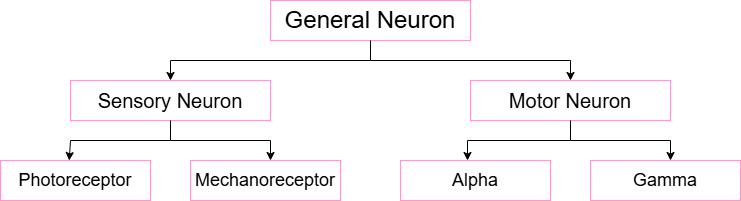
#> input picture Diagramm.png, 741 x 201 px, found by its file name
$ jupyter execute --allow-errors Project_1_notebook.ipynb
#> lines starting #> are read from the running program, lines starting #| are printed output that depends on the picture
Part 1

A. Diaramm:

[cell 1]
import matplotlib.image as mpimg
import matplotlib.pyplot as plt

img = mpimg.imread("C:\\Users\\Home\\Desktop\\Studies\\Phyton\\projects 2024-2025\\Diagramm.png")
#> img is the input picture: shape (201, 741, 4) float32; mean R, G, B, A 0.309, 0.301, 0.305, 0.34
plt.imshow(img)
plt.axis("off")
plt.show()

B.

[cell 2]
# Base class for all neurons
class GeneralNeuron:
    def __init__(self, firing_rate):  # Base class attribute: firing_rate is a numerical value representing how frequently the neuron "fires"
        self.firing_rate = firing_rate

    def activate(self, stimulus_strength):  # Base class method: Calculates firing rate based on the strength of the stimulus
        pass


# Intermediate class for sensory neurons
class SensoryNeuron(GeneralNeuron):
    def __init__(self, firing_rate, receptor_type):  # Inherits firing_rate from the base class
        super().__init__(firing_rate)  # Unique attribute for sensory neurons: receptor_type indicates the stimulus type (e.g., "light" or "pressure")
        self.receptor_type = receptor_type

    def sense_stimulus(self, stimulus_strength):  # Intermediate class method: Processes the stimulus and activates the neuron
        pass


# Intermediate class for motor neurons
class MotorNeuron(GeneralNeuron):
    def __init__(self, firing_rate, target_muscle):  # Inherits firing_rate from the base class
        super().__init__(firing_rate)  # Unique attribute for motor neurons: target_muscle specifies the controlled muscle
        self.target_muscle = target_muscle

    def control_muscle(self, activation_level):  # Intermediate class method: Triggers a response in the target muscle
        pass


# Leaf class for photoreceptors (a type of sensory neuron)
class Photoreceptor(SensoryNeuron):
    def __init__(self, firing_rate):
        super().__init__(firing_rate, receptor_type="light")  # Fixed receptor_type as "light"

    def light_detection(self, light_intensity):  # Leaf class method: Calculates the firing rate based on light intensity
        pass


# Leaf class for mechanoreceptors (a type of sensory neuron)
class Mechanoreceptor(SensoryNeuron):
    def __init__(self, firing_rate):
        super().__init__(firing_rate, receptor_type="pressure")  # Fixed receptor_type as "pressure"

    def pressure_detection(self, pressure_level):  # Leaf class method: Calculates the firing rate based on pressure level
        pass


# Leaf class for alpha motor neurons (a type of motor neuron)
class AlphaMotorNeuron(MotorNeuron):
    def __init__(self, firing_rate):
        super().__init__(firing_rate, target_muscle="skeletal muscle")  # Fixed target_muscle as "skeletal muscle"

    def skeletal_muscle_control(self, activation_level):  # Leaf class method: Controls skeletal muscle contraction
        pass


# Leaf class for gamma motor neurons (a type of motor neuron)
class GammaMotorNeuron(MotorNeuron):
    def __init__(self, firing_rate):
        super().__init__(firing_rate, target_muscle="muscle spindle")  # Fixed target_muscle as "muscle spindle"

    def muscle_spindle_control(self, activation_level):  # Leaf class method: Adjusts muscle spindle tension
        pass

Part 2.

Q1:

[cell 3]
import matplotlib.pyplot as plt
import numpy as np

# Q1:

# Function to downsample a sinusoidal signal while preserving maxima and minima
def sample_sinusoidal(signal, sampling_rate=5):

    maxima_indices = np.where((signal[1:-1] > signal[:-2]) & (signal[1:-1] > signal[2:]))[0] + 1
    minima_indices = np.where((signal[1:-1] < signal[:-2]) & (signal[1:-1] < signal[2:]))[0] + 1

    # Combine and sort indices
    critical_points = np.sort(np.concatenate((maxima_indices, minima_indices)))

    # Downsample the signal
    downsampled_indices = np.arange(0, len(signal), sampling_rate)
    selected_indices = np.unique(np.concatenate((downsampled_indices, critical_points)))
    sampled_signal=signal[selected_indices]

    return sampled_signal, selected_indices, maxima_indices, minima_indices

# Generate a sinusoidal signal with a frequency of 5 Hz and a sampling interval of 0.01 seconds
time = np.arange(0, 1, 0.01)
original_signal = np.sin(2 * np.pi * 5 * time)

# Downsample the signal and get the indices of the selected points (maxima and minima)
sampled_signal, selected_indices, maxima_indices, minima_indices = sample_sinusoidal(original_signal)

# Plot the original and downsampled signals
plt.figure(figsize=(8, 4))
plt.plot(time, original_signal, label="Original Signal", alpha=0.7, color = "orange")
plt.plot(time[selected_indices], sampled_signal, label="Downsampled Signal", alpha=0.7, color = "magenta")
# Plot the maxima and minima as scatter points on the signal
plt.scatter(time[maxima_indices], original_signal[maxima_indices], color="purple", label="Maxima and Minima")
plt.scatter(time[minima_indices], original_signal[minima_indices], color="purple")
plt.title("Sinusoidal Signal and Downsampled Signal")
plt.xlabel("Time (s)")
plt.ylabel("Amplitude")
plt.legend(loc="upper right", fontsize=8)
plt.grid()
plt.show()
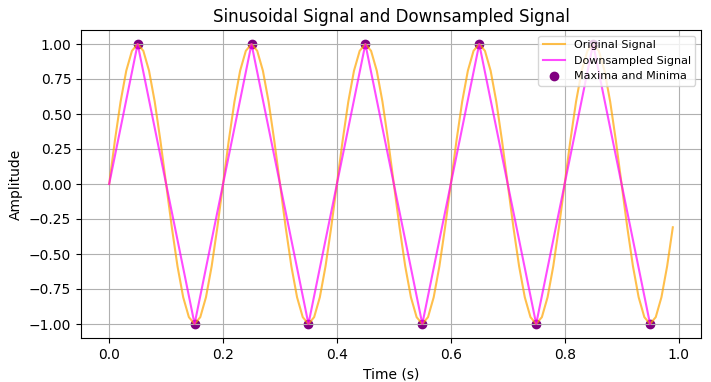
#> figure drawn by matplotlib, 1 panel; curve peaks at x = 0.05, y = 1; curve peaks at x = 0.05, y = 1
